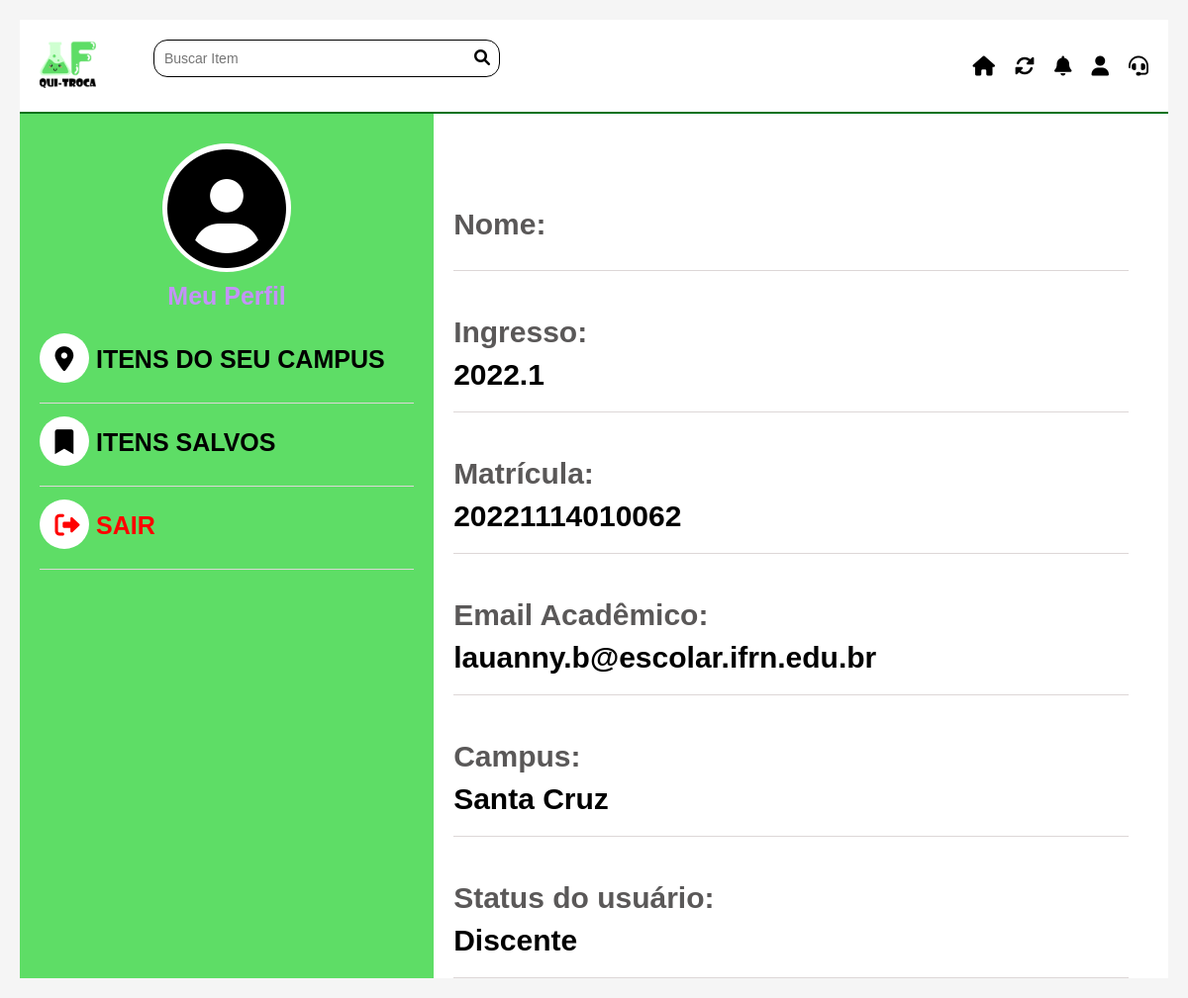
The app's page /perfil/ (signed in) with its own data.
### inventario/models.py (models this page shows)
class Usuario(models.Model):
    matricula=models.CharField(max_length=15,null=False)
    campus=models.ForeignKey(Campus, on_delete=models.CASCADE)
    status=models.CharField(max_length=50,null=False)
    user=models.ForeignKey(User,on_delete=models.CASCADE)
    ingresso=models.CharField(max_length=15,null=False)

class Campus(models.Model):
    campus=models.CharField(max_length=50,null=False)

### inventario/views.py (the view)
# urls.py: path('perfil/', perfil, name="perfil"),
def perfil(request):
    usuario = request.user
    inv = Usuario.objects.get(user_id=usuario.id)
    return render(request, "perfil.html", {"usuario":usuario, "inv": inv})

### templates/perfil.html (shortened to what this page needs)
{% extends "_master.html" %}
{% load static %}
{% block main %}
  <div class="completo">
    <aside class="sidebar">
      <div class="profile-section">
        <div class="foto_perfil">
          <i class="fa-solid fa-circle-user"></i>
        </div>
        <a href="#" class="profile-link">Meu Perfil</a>
  </div>
      <nav class="menu">
        <ul>
          <li><a href="#"><i class="fa-solid fa-location-dot"></i> ITENS DO SEU CAMPUS</a></li>
          <li><a href="{% url "pag_troca" "salvos"%}"><i class="fa-solid fa-bookmark"></i> ITENS SALVOS</a></li>
          <li><a href="#" class="sair"><i class="fa-solid fa-right-from-bracket"></i> SAIR</a></li>
        </ul>
      </nav>
    </aside>
   <div class="content">
        <div class="info">
          <label>Nome:</label>
        </div>
        <div class = "info_user">
          <label>{{usuario.first_name}}</label>
        </div>
        <div class="info">
        <label>Ingresso:</label>
        </div>
        <div class = "info_user">
          <label>{{inv.ingresso}}</label>
        </div>
        <div class="info">
        <label>Matrícula:</label>
        </div>
        <div class = "info_user">
          <label>{{inv.matricula}}</label>
        </div>
        <div class="info">
        <label>Email Acadêmico:</label>
        </div>
        <div class = "info_user">
          <label>{{usuario.email}}</label>
        </div>
        <div class="info">
        <label>Campus:</label>
        </div>
        <div class = "info_user">
        <label>{{inv.campus.campus}}</label>
        </div>
        <div class="info">
        <label>Status do usuário:</label>
        </div>
        <div class = "info_user">
          <label>{{inv.status}}</label>
        </div>
      </div>
    </div>
{% endblock  %}

### static/css/detalhes.css (style rules this page uses)
body { margin: 0; padding: 0; font-family: Arial, sans-serif; background-color: #f2f2f2; }

### static/css/perfil.css (style rules this page uses)
.completo * { margin: 0; padding: 0; box-sizing: border-box; }
.completo { width: 100%; margin: -20px; background-color: #ffffff; display: flex; }
.sidebar { width: 650px; background-color: #5EDD66; color: black; padding: 20px; }
.profile-section { text-align: center; margin-bottom: 30px; }
.foto_perfil { width: 130px; height: 130px; background-color: white; border-radius: 50%; margin: 10px auto; color: black; font-weight: bold; text-decoration: none; font-size: 120px; display: block; }
.profile-link { font-size: 25px; color: #c393f7; text-decoration: none; font-weight: bold; }
.menu ul { list-style: none; }
.menu li { margin: 20px 0; }
.menu a { color: black; font-weight: bold; text-decoration: none; font-size: 25px; display: block; margin-top: -1em; padding-top: 30px; padding-bottom: 20px; border-bottom: 1px solid rgb(221, 215, 215); }
.menu i { width: 50px; height: 50px; background-color: #fff; border-radius: 50%; padding-left: .62em; padding-top: 13px; padding-bottom: 20px; margin-top: -1em; }
.menu .sair { color: red; }
.content { padding-left: 20px; width: 100%; }
.info>label { color: rgb(90, 88, 88); margin-top: 1.5em; display: inline-block; font-size: 30px; font-weight:bold; }
.info_user>label { color: black; display:block; margin-top: .3em; font-size: 30px; padding-bottom: 20px; border-bottom: 1px solid rgb(221, 215, 215); }

### static/css/visual.css (style rules this page uses)
* { margin: 10; padding: 10; box-sizing: border-box; }
body { font-family: Arial, sans-serif; background-color: #f5f5f5; padding: 20px; }

### static/css/save_item.css (style rules this page uses)
label { font-size: 18px; color: #000000; font-weight: bold; margin-right: 10px; white-space: nowrap; }

### static/css/pag_troca.css (style rules this page uses)
.sidebar { width: 650px; background-color: #5EDD66; color: black; padding: 20px; min-height: 90vh; }
.profile-section { text-align: center; margin-bottom: 30px; }
.foto_perfil { width: 130px; height: 130px; background-color: white; border-radius: 50%; margin: 10px auto; color: black; font-weight: bold; text-decoration: none; font-size: 120px; display: block; }
.profile-link { font-size: 25px; color: #c393f7; text-decoration: none; font-weight: bold; }
.menu ul { list-style: none; }
.menu li { margin: 20px 0; }
.menu a { color: black; font-weight: bold; text-decoration: none; font-size: 25px; display: block; margin-top: -1em; padding-top: 30px; padding-bottom: 20px; border-bottom: 1px solid rgb(221, 215, 215); }
.menu i { width: 50px; height: 50px; background-color: #fff; border-radius: 50%; padding-left: .62em; padding-top: 13px; padding-bottom: 20px; margin-top: -1em; }
.menu .sair { color: red; }
.content { padding-left: 20px; width: 100%; }
.content, h2 { margin-top: 50px; }

### records on screen
Usuario: ingresso "2022.1", matricula "20221114010062", campus.campus "Santa Cruz", status "Discente"

### other values on screen
{{ usuario.email }} "lauanny.b@escolar.ifrn.edu.br"
